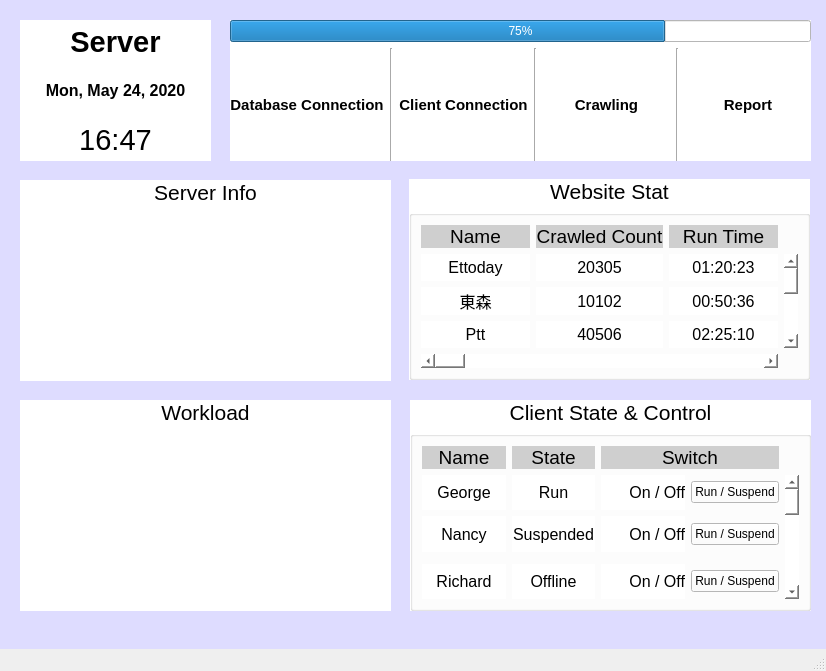
<?xml version="1.0" encoding="UTF-8"?>
<ui version="4.0">
 <class>MainWindow</class>
 <widget class="QMainWindow" name="MainWindow">
  <property name="geometry">
   <rect>
    <x>0</x>
    <y>0</y>
    <width>826</width>
    <height>671</height>
   </rect>
  </property>
  <property name="windowTitle">
   <string>MainWindow</string>
  </property>
  <widget class="QWidget" name="centralwidget">
   <property name="styleSheet">
    <string notr="true">background-color: rgb(222, 220, 255);</string>
   </property>
   <widget class="QWidget" name="horizontalWidget" native="true">
    <property name="geometry">
     <rect>
      <x>230</x>
      <y>20</y>
      <width>581</width>
      <height>141</height>
     </rect>
    </property>
    <property name="autoFillBackground">
     <bool>false</bool>
    </property>
    <property name="styleSheet">
     <string notr="true">background-color: rgb(255, 255, 255);</string>
    </property>
    <layout class="QHBoxLayout" name="horizontalLayout">
     <item>
      <layout class="QVBoxLayout" name="verticalLayout_4">
       <item>
        <widget class="QProgressBar" name="progressBar">
         <property name="value">
          <number>75</number>
         </property>
        </widget>
       </item>
       <item>
        <layout class="QHBoxLayout" name="horizontalLayout_5">
         <item>
          <widget class="QLabel" name="label_32">
           <property name="sizePolicy">
            <sizepolicy hsizetype="Minimum" vsizetype="Preferred">
             <horstretch>0</horstretch>
             <verstretch>0</verstretch>
            </sizepolicy>
           </property>
           <property name="font">
            <font>
             <family>Arial</family>
             <pointsize>11</pointsize>
             <weight>75</weight>
             <bold>true</bold>
            </font>
           </property>
           <property name="text">
            <string>Database Connection</string>
           </property>
           <property name="alignment">
            <set>Qt::AlignCenter</set>
           </property>
          </widget>
         </item>
         <item>
          <widget class="Line" name="line_2">
           <property name="orientation">
            <enum>Qt::Vertical</enum>
           </property>
          </widget>
         </item>
         <item>
          <widget class="QLabel" name="label_33">
           <property name="font">
            <font>
             <family>Arial</family>
             <pointsize>11</pointsize>
             <weight>75</weight>
             <bold>true</bold>
            </font>
           </property>
           <property name="text">
            <string>Client Connection</string>
           </property>
           <property name="alignment">
            <set>Qt::AlignCenter</set>
           </property>
          </widget>
         </item>
         <item>
          <widget class="Line" name="line">
           <property name="orientation">
            <enum>Qt::Vertical</enum>
           </property>
          </widget>
         </item>
         <item>
          <widget class="QLabel" name="label_34">
           <property name="font">
            <font>
             <family>Arial</family>
             <pointsize>11</pointsize>
             <weight>75</weight>
             <bold>true</bold>
            </font>
           </property>
           <property name="text">
            <string>Crawling</string>
           </property>
           <property name="alignment">
            <set>Qt::AlignCenter</set>
           </property>
          </widget>
         </item>
         <item>
          <widget class="Line" name="line_3">
           <property name="orientation">
            <enum>Qt::Vertical</enum>
           </property>
          </widget>
         </item>
         <item>
          <widget class="QLabel" name="label_35">
           <property name="font">
            <font>
             <family>Arial</family>
             <pointsize>11</pointsize>
             <weight>75</weight>
             <bold>true</bold>
            </font>
           </property>
           <property name="text">
            <string>Report</string>
           </property>
           <property name="alignment">
            <set>Qt::AlignCenter</set>
           </property>
          </widget>
         </item>
        </layout>
       </item>
      </layout>
     </item>
    </layout>
   </widget>
   <widget class="QWidget" name="verticalWidget" native="true">
    <property name="geometry">
     <rect>
      <x>20</x>
      <y>20</y>
      <width>191</width>
      <height>141</height>
     </rect>
    </property>
    <property name="styleSheet">
     <string notr="true">background-color: rgb(255, 255, 255);</string>
    </property>
    <layout class="QVBoxLayout" name="verticalLayout">
     <item>
      <widget class="QLabel" name="label">
       <property name="font">
        <font>
         <family>Arial</family>
         <pointsize>22</pointsize>
         <weight>75</weight>
         <bold>true</bold>
        </font>
       </property>
       <property name="layoutDirection">
        <enum>Qt::LeftToRight</enum>
       </property>
       <property name="autoFillBackground">
        <bool>false</bool>
       </property>
       <property name="styleSheet">
        <string notr="true">background-color: rgb(255, 255, 255);</string>
       </property>
       <property name="text">
        <string>Server</string>
       </property>
       <property name="alignment">
        <set>Qt::AlignCenter</set>
       </property>
       <property name="margin">
        <number>3</number>
       </property>
      </widget>
     </item>
     <item>
      <widget class="QLabel" name="label_2">
       <property name="font">
        <font>
         <family>Arial</family>
         <pointsize>12</pointsize>
         <weight>75</weight>
         <bold>true</bold>
        </font>
       </property>
       <property name="autoFillBackground">
        <bool>false</bool>
       </property>
       <property name="styleSheet">
        <string notr="true">background-color: rgb(255, 255, 255);</string>
       </property>
       <property name="text">
        <string>Mon, May 24, 2020</string>
       </property>
       <property name="alignment">
        <set>Qt::AlignCenter</set>
       </property>
       <property name="margin">
        <number>0</number>
       </property>
      </widget>
     </item>
     <item>
      <widget class="QLabel" name="label_3">
       <property name="font">
        <font>
         <family>Arial</family>
         <pointsize>22</pointsize>
         <weight>50</weight>
         <bold>false</bold>
        </font>
       </property>
       <property name="autoFillBackground">
        <bool>false</bool>
       </property>
       <property name="styleSheet">
        <string notr="true">background-color: rgb(255, 255, 255);</string>
       </property>
       <property name="text">
        <string>16:47</string>
       </property>
       <property name="alignment">
        <set>Qt::AlignCenter</set>
       </property>
       <property name="margin">
        <number>3</number>
       </property>
      </widget>
     </item>
    </layout>
   </widget>
   <widget class="QWidget" name="verticalWidget_2" native="true">
    <property name="geometry">
     <rect>
      <x>20</x>
      <y>180</y>
      <width>371</width>
      <height>201</height>
     </rect>
    </property>
    <property name="styleSheet">
     <string notr="true">background-color: rgb(255, 255, 255);</string>
    </property>
    <layout class="QVBoxLayout" name="verticalLayout_2">
     <item>
      <widget class="QLabel" name="label_4">
       <property name="font">
        <font>
         <family>Arial</family>
         <pointsize>16</pointsize>
        </font>
       </property>
       <property name="autoFillBackground">
        <bool>false</bool>
       </property>
       <property name="text">
        <string>Server Info</string>
       </property>
       <property name="alignment">
        <set>Qt::AlignCenter</set>
       </property>
       <property name="margin">
        <number>4</number>
       </property>
      </widget>
     </item>
     <item>
      <widget class="QWidget" name="horizontalWidget_2" native="true">
       <property name="sizePolicy">
        <sizepolicy hsizetype="Preferred" vsizetype="Expanding">
         <horstretch>0</horstretch>
         <verstretch>0</verstretch>
        </sizepolicy>
       </property>
       <property name="minimumSize">
        <size>
         <width>0</width>
         <height>0</height>
        </size>
       </property>
       <layout class="QHBoxLayout" name="horizontalLayout_3">
        <property name="sizeConstraint">
         <enum>QLayout::SetNoConstraint</enum>
        </property>
       </layout>
      </widget>
     </item>
    </layout>
   </widget>
   <widget class="QWidget" name="verticalWidget" native="true">
    <property name="geometry">
     <rect>
      <x>409</x>
      <y>179</y>
      <width>401</width>
      <height>201</height>
     </rect>
    </property>
    <property name="styleSheet">
     <string notr="true">background-color: rgb(255, 255, 255);</string>
    </property>
    <layout class="QVBoxLayout" name="verticalLayout_3">
     <item>
      <widget class="QLabel" name="label_5">
       <property name="font">
        <font>
         <family>Arial</family>
         <pointsize>16</pointsize>
        </font>
       </property>
       <property name="text">
        <string>Website Stat</string>
       </property>
       <property name="alignment">
        <set>Qt::AlignCenter</set>
       </property>
       <property name="margin">
        <number>4</number>
       </property>
      </widget>
     </item>
     <item>
      <widget class="QGroupBox" name="gridGroupBox">
       <property name="sizePolicy">
        <sizepolicy hsizetype="Preferred" vsizetype="Expanding">
         <horstretch>0</horstretch>
         <verstretch>0</verstretch>
        </sizepolicy>
       </property>
       <layout class="QGridLayout" name="gridLayout_2">
        <item row="2" column="1">
         <widget class="QLabel" name="label_29">
          <property name="sizePolicy">
           <sizepolicy hsizetype="Preferred" vsizetype="Expanding">
            <horstretch>0</horstretch>
            <verstretch>0</verstretch>
           </sizepolicy>
          </property>
          <property name="font">
           <font>
            <family>Arial</family>
            <pointsize>12</pointsize>
           </font>
          </property>
          <property name="text">
           <string>10102</string>
          </property>
          <property name="alignment">
           <set>Qt::AlignCenter</set>
          </property>
         </widget>
        </item>
        <item row="0" column="2">
         <widget class="QLabel" name="label_24">
          <property name="font">
           <font>
            <family>Arial</family>
            <pointsize>14</pointsize>
           </font>
          </property>
          <property name="styleSheet">
           <string notr="true">background-color: rgb(207, 207, 207);</string>
          </property>
          <property name="text">
           <string>Run Time</string>
          </property>
          <property name="alignment">
           <set>Qt::AlignCenter</set>
          </property>
         </widget>
        </item>
        <item row="2" column="2">
         <widget class="QLabel" name="label_31">
          <property name="sizePolicy">
           <sizepolicy hsizetype="Preferred" vsizetype="Expanding">
            <horstretch>0</horstretch>
            <verstretch>0</verstretch>
           </sizepolicy>
          </property>
          <property name="font">
           <font>
            <family>Arial</family>
            <pointsize>12</pointsize>
           </font>
          </property>
          <property name="text">
           <string>00:50:36</string>
          </property>
          <property name="alignment">
           <set>Qt::AlignCenter</set>
          </property>
         </widget>
        </item>
        <item row="1" column="0">
         <widget class="QLabel" name="label_20">
          <property name="sizePolicy">
           <sizepolicy hsizetype="Preferred" vsizetype="Expanding">
            <horstretch>0</horstretch>
            <verstretch>0</verstretch>
           </sizepolicy>
          </property>
          <property name="font">
           <font>
            <family>Arial</family>
            <pointsize>12</pointsize>
           </font>
          </property>
          <property name="text">
           <string>Ettoday</string>
          </property>
          <property name="scaledContents">
           <bool>false</bool>
          </property>
          <property name="alignment">
           <set>Qt::AlignCenter</set>
          </property>
          <property name="wordWrap">
           <bool>false</bool>
          </property>
         </widget>
        </item>
        <item row="1" column="1">
         <widget class="QLabel" name="label_23">
          <property name="sizePolicy">
           <sizepolicy hsizetype="Preferred" vsizetype="Expanding">
            <horstretch>0</horstretch>
            <verstretch>0</verstretch>
           </sizepolicy>
          </property>
          <property name="font">
           <font>
            <family>Arial</family>
            <pointsize>12</pointsize>
           </font>
          </property>
          <property name="text">
           <string>20305</string>
          </property>
          <property name="alignment">
           <set>Qt::AlignCenter</set>
          </property>
         </widget>
        </item>
        <item row="0" column="0">
         <widget class="QLabel" name="label_21">
          <property name="font">
           <font>
            <family>Arial</family>
            <pointsize>14</pointsize>
           </font>
          </property>
          <property name="styleSheet">
           <string notr="true">background-color: rgb(207, 207, 207);</string>
          </property>
          <property name="text">
           <string>Name</string>
          </property>
          <property name="alignment">
           <set>Qt::AlignCenter</set>
          </property>
         </widget>
        </item>
        <item row="2" column="0">
         <widget class="QLabel" name="label_26">
          <property name="sizePolicy">
           <sizepolicy hsizetype="Preferred" vsizetype="Expanding">
            <horstretch>0</horstretch>
            <verstretch>0</verstretch>
           </sizepolicy>
          </property>
          <property name="font">
           <font>
            <family>Arial</family>
            <pointsize>12</pointsize>
           </font>
          </property>
          <property name="text">
           <string>東森</string>
          </property>
          <property name="alignment">
           <set>Qt::AlignCenter</set>
          </property>
         </widget>
        </item>
        <item row="1" column="2">
         <widget class="QLabel" name="label_25">
          <property name="sizePolicy">
           <sizepolicy hsizetype="Preferred" vsizetype="Expanding">
            <horstretch>0</horstretch>
            <verstretch>0</verstretch>
           </sizepolicy>
          </property>
          <property name="font">
           <font>
            <family>Arial</family>
            <pointsize>12</pointsize>
           </font>
          </property>
          <property name="text">
           <string>01:20:23</string>
          </property>
          <property name="alignment">
           <set>Qt::AlignCenter</set>
          </property>
         </widget>
        </item>
        <item row="3" column="1">
         <widget class="QLabel" name="label_28">
          <property name="sizePolicy">
           <sizepolicy hsizetype="Preferred" vsizetype="Expanding">
            <horstretch>0</horstretch>
            <verstretch>0</verstretch>
           </sizepolicy>
          </property>
          <property name="font">
           <font>
            <family>Arial</family>
            <pointsize>12</pointsize>
           </font>
          </property>
          <property name="text">
           <string>40506</string>
          </property>
          <property name="alignment">
           <set>Qt::AlignCenter</set>
          </property>
         </widget>
        </item>
        <item row="3" column="0">
         <widget class="QLabel" name="label_27">
          <property name="sizePolicy">
           <sizepolicy hsizetype="Preferred" vsizetype="Expanding">
            <horstretch>0</horstretch>
            <verstretch>0</verstretch>
           </sizepolicy>
          </property>
          <property name="font">
           <font>
            <family>Arial</family>
            <pointsize>12</pointsize>
           </font>
          </property>
          <property name="text">
           <string>Ptt</string>
          </property>
          <property name="alignment">
           <set>Qt::AlignCenter</set>
          </property>
         </widget>
        </item>
        <item row="0" column="1">
         <widget class="QLabel" name="label_22">
          <property name="font">
           <font>
            <family>Arial</family>
            <pointsize>14</pointsize>
           </font>
          </property>
          <property name="styleSheet">
           <string notr="true">background-color: rgb(207, 207, 207);</string>
          </property>
          <property name="text">
           <string>Crawled Count</string>
          </property>
          <property name="alignment">
           <set>Qt::AlignCenter</set>
          </property>
         </widget>
        </item>
        <item row="1" column="3" rowspan="3">
         <widget class="QScrollBar" name="verticalScrollBar_2">
          <property name="orientation">
           <enum>Qt::Vertical</enum>
          </property>
         </widget>
        </item>
        <item row="3" column="2">
         <widget class="QLabel" name="label_30">
          <property name="sizePolicy">
           <sizepolicy hsizetype="Preferred" vsizetype="Expanding">
            <horstretch>0</horstretch>
            <verstretch>0</verstretch>
           </sizepolicy>
          </property>
          <property name="font">
           <font>
            <family>Arial</family>
            <pointsize>12</pointsize>
           </font>
          </property>
          <property name="text">
           <string>02:25:10</string>
          </property>
          <property name="alignment">
           <set>Qt::AlignCenter</set>
          </property>
         </widget>
        </item>
        <item row="4" column="0" colspan="3">
         <widget class="QScrollBar" name="horizontalScrollBar">
          <property name="orientation">
           <enum>Qt::Horizontal</enum>
          </property>
         </widget>
        </item>
       </layout>
      </widget>
     </item>
    </layout>
   </widget>
   <widget class="QWidget" name="verticalWidget" native="true">
    <property name="geometry">
     <rect>
      <x>20</x>
      <y>400</y>
      <width>371</width>
      <height>211</height>
     </rect>
    </property>
    <property name="styleSheet">
     <string notr="true">background-color: rgb(255, 255, 255);</string>
    </property>
    <layout class="QVBoxLayout" name="verticalLayout_5">
     <item>
      <widget class="QLabel" name="label_6">
       <property name="font">
        <font>
         <family>Arial</family>
         <pointsize>16</pointsize>
        </font>
       </property>
       <property name="text">
        <string>Workload</string>
       </property>
       <property name="alignment">
        <set>Qt::AlignCenter</set>
       </property>
       <property name="margin">
        <number>4</number>
       </property>
      </widget>
     </item>
     <item>
      <widget class="QWidget" name="horizontalWidget" native="true">
       <property name="sizePolicy">
        <sizepolicy hsizetype="Preferred" vsizetype="Expanding">
         <horstretch>0</horstretch>
         <verstretch>0</verstretch>
        </sizepolicy>
       </property>
       <layout class="QHBoxLayout" name="horizontalLayout_2"/>
      </widget>
     </item>
    </layout>
   </widget>
   <widget class="QWidget" name="verticalWidget" native="true">
    <property name="geometry">
     <rect>
      <x>410</x>
      <y>400</y>
      <width>401</width>
      <height>211</height>
     </rect>
    </property>
    <property name="styleSheet">
     <string notr="true">background-color: rgb(255, 255, 255);</string>
    </property>
    <layout class="QVBoxLayout" name="verticalLayout_6">
     <item>
      <widget class="QLabel" name="label_7">
       <property name="font">
        <font>
         <family>Arial</family>
         <pointsize>16</pointsize>
        </font>
       </property>
       <property name="text">
        <string>Client State &amp; Control</string>
       </property>
       <property name="alignment">
        <set>Qt::AlignCenter</set>
       </property>
       <property name="margin">
        <number>4</number>
       </property>
      </widget>
     </item>
     <item>
      <widget class="QGroupBox" name="gridGroupBox">
       <property name="sizePolicy">
        <sizepolicy hsizetype="Preferred" vsizetype="Expanding">
         <horstretch>0</horstretch>
         <verstretch>0</verstretch>
        </sizepolicy>
       </property>
       <property name="title">
        <string/>
       </property>
       <property name="alignment">
        <set>Qt::AlignJustify|Qt::AlignVCenter</set>
       </property>
       <property name="checkable">
        <bool>false</bool>
       </property>
       <layout class="QGridLayout" name="gridLayout">
        <item row="3" column="4">
         <widget class="QPushButton" name="pushButton_2">
          <property name="font">
           <font>
            <family>Arial</family>
           </font>
          </property>
          <property name="text">
           <string>Run / Suspend</string>
          </property>
         </widget>
        </item>
        <item row="2" column="3">
         <widget class="QLabel" name="label_17">
          <property name="sizePolicy">
           <sizepolicy hsizetype="Preferred" vsizetype="Expanding">
            <horstretch>0</horstretch>
            <verstretch>0</verstretch>
           </sizepolicy>
          </property>
          <property name="font">
           <font>
            <family>Arial</family>
            <pointsize>12</pointsize>
           </font>
          </property>
          <property name="text">
           <string>On / Off</string>
          </property>
          <property name="alignment">
           <set>Qt::AlignRight|Qt::AlignTrailing|Qt::AlignVCenter</set>
          </property>
         </widget>
        </item>
        <item row="3" column="1">
         <widget class="QLabel" name="label_8">
          <property name="sizePolicy">
           <sizepolicy hsizetype="Preferred" vsizetype="Expanding">
            <horstretch>0</horstretch>
            <verstretch>0</verstretch>
           </sizepolicy>
          </property>
          <property name="font">
           <font>
            <family>Arial</family>
            <pointsize>12</pointsize>
           </font>
          </property>
          <property name="text">
           <string>Nancy</string>
          </property>
          <property name="alignment">
           <set>Qt::AlignCenter</set>
          </property>
         </widget>
        </item>
        <item row="2" column="2">
         <widget class="QLabel" name="label_9">
          <property name="sizePolicy">
           <sizepolicy hsizetype="Preferred" vsizetype="Expanding">
            <horstretch>0</horstretch>
            <verstretch>0</verstretch>
           </sizepolicy>
          </property>
          <property name="font">
           <font>
            <family>Arial</family>
            <pointsize>12</pointsize>
           </font>
          </property>
          <property name="text">
           <string>Run</string>
          </property>
          <property name="alignment">
           <set>Qt::AlignCenter</set>
          </property>
         </widget>
        </item>
        <item row="3" column="3">
         <widget class="QLabel" name="label_18">
          <property name="sizePolicy">
           <sizepolicy hsizetype="Preferred" vsizetype="Expanding">
            <horstretch>0</horstretch>
            <verstretch>0</verstretch>
           </sizepolicy>
          </property>
          <property name="font">
           <font>
            <family>Arial</family>
            <pointsize>12</pointsize>
           </font>
          </property>
          <property name="text">
           <string>On / Off</string>
          </property>
          <property name="alignment">
           <set>Qt::AlignRight|Qt::AlignTrailing|Qt::AlignVCenter</set>
          </property>
         </widget>
        </item>
        <item row="0" column="3" colspan="2">
         <widget class="QLabel" name="label_16">
          <property name="font">
           <font>
            <family>Arial</family>
            <pointsize>14</pointsize>
           </font>
          </property>
          <property name="styleSheet">
           <string notr="true">background-color: rgb(207, 207, 207);</string>
          </property>
          <property name="text">
           <string>Switch</string>
          </property>
          <property name="alignment">
           <set>Qt::AlignCenter</set>
          </property>
         </widget>
        </item>
        <item row="2" column="4">
         <widget class="QPushButton" name="pushButton">
          <property name="font">
           <font>
            <family>Arial</family>
           </font>
          </property>
          <property name="text">
           <string>Run / Suspend</string>
          </property>
         </widget>
        </item>
        <item row="5" column="1">
         <widget class="QLabel" name="label_11">
          <property name="sizePolicy">
           <sizepolicy hsizetype="Preferred" vsizetype="Expanding">
            <horstretch>0</horstretch>
            <verstretch>0</verstretch>
           </sizepolicy>
          </property>
          <property name="font">
           <font>
            <family>Arial</family>
            <pointsize>12</pointsize>
           </font>
          </property>
          <property name="text">
           <string>Richard</string>
          </property>
          <property name="alignment">
           <set>Qt::AlignCenter</set>
          </property>
         </widget>
        </item>
        <item row="5" column="3">
         <widget class="QLabel" name="label_19">
          <property name="sizePolicy">
           <sizepolicy hsizetype="Preferred" vsizetype="Expanding">
            <horstretch>0</horstretch>
            <verstretch>0</verstretch>
           </sizepolicy>
          </property>
          <property name="font">
           <font>
            <family>Arial</family>
            <pointsize>12</pointsize>
           </font>
          </property>
          <property name="text">
           <string>On / Off</string>
          </property>
          <property name="alignment">
           <set>Qt::AlignRight|Qt::AlignTrailing|Qt::AlignVCenter</set>
          </property>
         </widget>
        </item>
        <item row="2" column="1">
         <widget class="QLabel" name="label_12">
          <property name="sizePolicy">
           <sizepolicy hsizetype="Preferred" vsizetype="Expanding">
            <horstretch>0</horstretch>
            <verstretch>0</verstretch>
           </sizepolicy>
          </property>
          <property name="font">
           <font>
            <family>Arial</family>
            <pointsize>12</pointsize>
           </font>
          </property>
          <property name="text">
           <string>George</string>
          </property>
          <property name="alignment">
           <set>Qt::AlignCenter</set>
          </property>
         </widget>
        </item>
        <item row="5" column="4">
         <widget class="QPushButton" name="pushButton_3">
          <property name="font">
           <font>
            <family>Arial</family>
           </font>
          </property>
          <property name="text">
           <string>Run / Suspend</string>
          </property>
         </widget>
        </item>
        <item row="3" column="2">
         <widget class="QLabel" name="label_10">
          <property name="sizePolicy">
           <sizepolicy hsizetype="Preferred" vsizetype="Expanding">
            <horstretch>0</horstretch>
            <verstretch>0</verstretch>
           </sizepolicy>
          </property>
          <property name="font">
           <font>
            <family>Arial</family>
            <pointsize>12</pointsize>
           </font>
          </property>
          <property name="text">
           <string>Suspended</string>
          </property>
          <property name="alignment">
           <set>Qt::AlignCenter</set>
          </property>
         </widget>
        </item>
        <item row="5" column="2">
         <widget class="QLabel" name="label_13">
          <property name="sizePolicy">
           <sizepolicy hsizetype="Preferred" vsizetype="Expanding">
            <horstretch>0</horstretch>
            <verstretch>0</verstretch>
           </sizepolicy>
          </property>
          <property name="font">
           <font>
            <family>Arial</family>
            <pointsize>12</pointsize>
           </font>
          </property>
          <property name="text">
           <string>Offline</string>
          </property>
          <property name="alignment">
           <set>Qt::AlignCenter</set>
          </property>
         </widget>
        </item>
        <item row="0" column="1">
         <widget class="QLabel" name="label_14">
          <property name="font">
           <font>
            <family>Arial</family>
            <pointsize>14</pointsize>
           </font>
          </property>
          <property name="autoFillBackground">
           <bool>false</bool>
          </property>
          <property name="styleSheet">
           <string notr="true">background-color: rgb(207, 207, 207);</string>
          </property>
          <property name="text">
           <string>Name</string>
          </property>
          <property name="alignment">
           <set>Qt::AlignCenter</set>
          </property>
         </widget>
        </item>
        <item row="0" column="2">
         <widget class="QLabel" name="label_15">
          <property name="font">
           <font>
            <family>Arial</family>
            <pointsize>14</pointsize>
           </font>
          </property>
          <property name="styleSheet">
           <string notr="true">background-color: rgb(207, 207, 207);</string>
          </property>
          <property name="text">
           <string>State</string>
          </property>
          <property name="alignment">
           <set>Qt::AlignCenter</set>
          </property>
         </widget>
        </item>
        <item row="2" column="5" rowspan="4">
         <widget class="QScrollBar" name="verticalScrollBar">
          <property name="sizePolicy">
           <sizepolicy hsizetype="Fixed" vsizetype="Expanding">
            <horstretch>0</horstretch>
            <verstretch>0</verstretch>
           </sizepolicy>
          </property>
          <property name="orientation">
           <enum>Qt::Vertical</enum>
          </property>
         </widget>
        </item>
       </layout>
      </widget>
     </item>
    </layout>
   </widget>
  </widget>
  <widget class="QMenuBar" name="menubar">
   <property name="geometry">
    <rect>
     <x>0</x>
     <y>0</y>
     <width>826</width>
     <height>26</height>
    </rect>
   </property>
   <property name="font">
    <font>
     <pointsize>12</pointsize>
    </font>
   </property>
  </widget>
  <widget class="QStatusBar" name="statusbar"/>
 </widget>
 <resources/>
 <connections/>
</ui>
